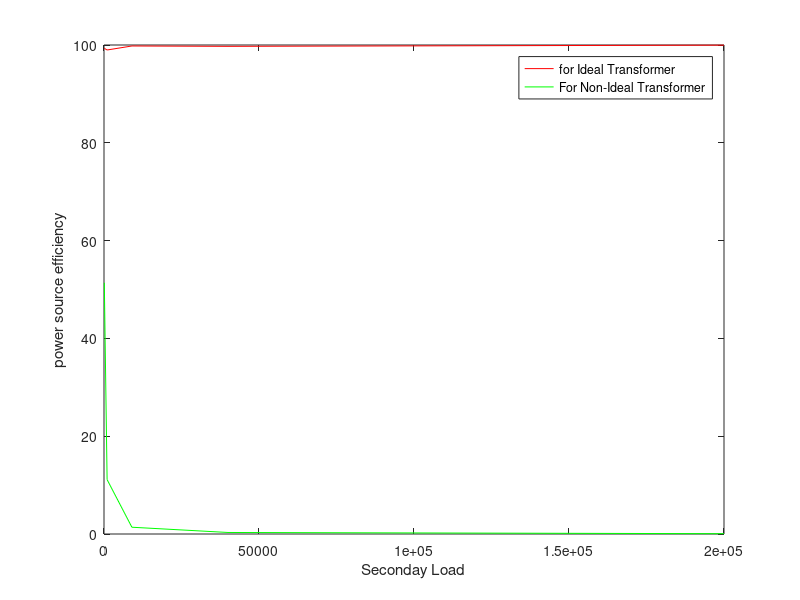

Recreate this plot in MATLAB.
xlabel('Seconday Load');
ylabel('power source efficiency');
Sload=[100,1000,9000,40000,200000];
NPeff=[51.377,11.123,1.3848,0.31209,0.06348];
IPeff=[99.323,98.98,99.80,99.727,99.97];

plot(Sload,IPeff,'r',Sload,NPeff,'g'),xlabel('Seconday Load'),ylabel('power source efficiency'),legend('for Ideal Transformer','For Non-Ideal Transformer')
% 
% Sload=[100,1000,9000,40000,200000];
% Teff=[69.04,42.582,5.8931,1.3547,0.27434];
% plot(Sload,Teff)
% plot(Sload,Teff),xlabel('Secondary Load'),ylabel('Transformer Efficiency')
% plot(Sload,Teff),xlabel('Secondary Load'),ylabel('Transformer Efficiency')